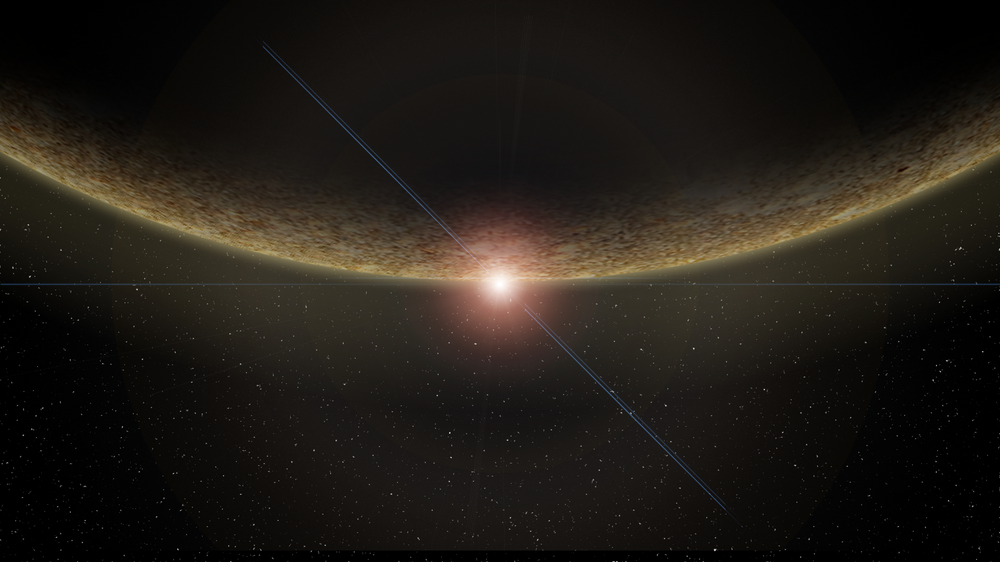
%> input picture plannet.png, 1000 x 562 px, shrunk from 1920 x 1080 before the run
$ octave cont.m   (GNU Octave 9; MATLAB toolbox functions it lacks are replaced by stand-ins)
%> lines starting %> are read from the running program, lines starting %| are printed output that depends on the picture
clc;
close all;
clear all;
x=imread('plannet.png');
%> x is the input picture: size 562x1000x3 uint8; mean R, G, B 31.7, 27.3, 21.8
subplot(221);
imshow(x)
title('Input Image')

y=x+50;
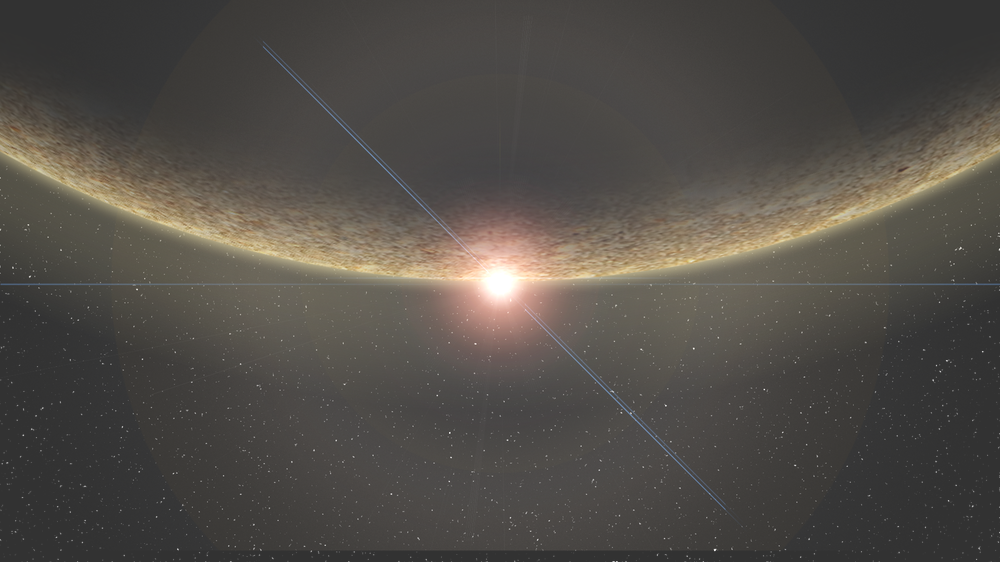
%> y: size 562x1000x3 uint8; mean R, G, B 81.6, 77.3, 71.8
subplot(222);
imshow(y)
title('Brightness Enhanced')

z=x-50;
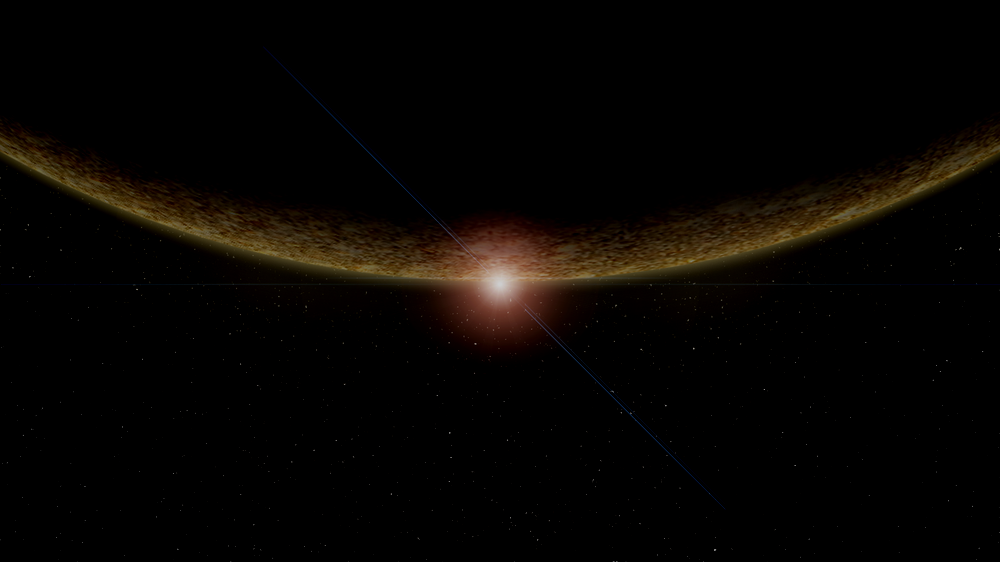
%> z: size 562x1000x3 uint8; mean R, G, B 7.2, 4.7, 2.2
subplot(223);
imshow(z)
title('Brightness Supressed')
